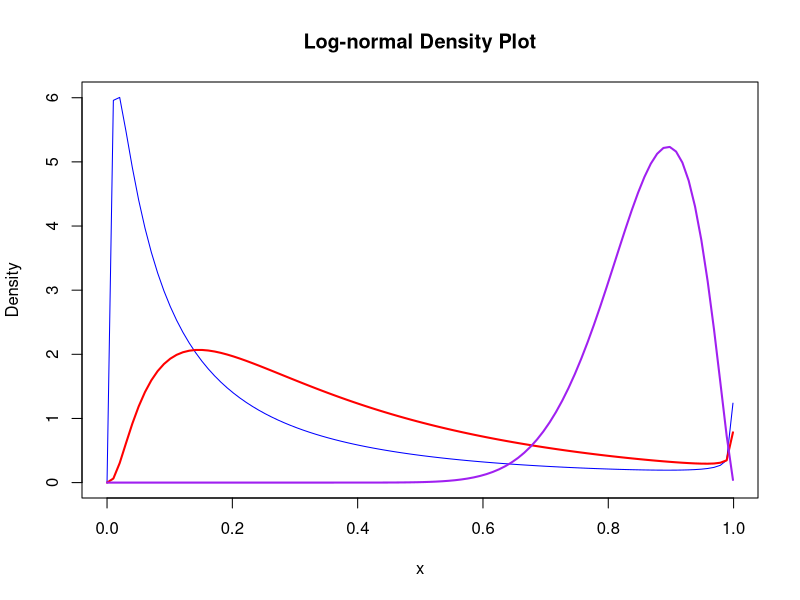

Source code (R):
# Define the parameters
n <- 43  # Number of trials (total mutations)
p <- 0.5  # Probability of success (proportion of shared mutations)

# Generate the probability values
probabilities <- dbinom(0:42, size = 42, prob = p)

# Update the first 7 rows with the specified probability value
probabilities[1:6] <- 0.001
probabilities[7] <- 0.137
# Convert the vector to a column vector
probabilities
# Create the data frame
probability <- data.frame(Probability = probabilities)

##############
# Define the number of rows and columns
num_rows <- 43
num_cols <- 100

# Create a vector of zeros
zero_vector <- rep(0, num_rows * num_cols)

# Reshape the vector into a matrix with the desired dimensions
zero_matrix <- matrix(zero_vector, nrow = num_rows, ncol = num_cols)

# Create the data frame from the matrix
mutation <- as.data.frame(zero_matrix)


##############


# Concatenate probability and mutation data frames
details <- cbind(probability, mutation)

# Rename the data frame
details <- setNames(details, c("probability", paste0("Tumour Pair", 1:100)))

# View the resulting data frame

details[, 2] <- c(rep(1, 25), rep(2, 18), rep(0, nrow(details) - 43))
details[, 3] <- c(rep(1, 2), rep(2, 41), rep(0, nrow(details) - 43))
details[, 4] <- c(rep(2, 7), rep(2, 36), rep(0, nrow(details) - 43))
details[, 5] <- c(rep(2, 7), rep(2, 36), rep(0, nrow(details) - 43))
details[, 6] <- c(rep(2, 7), rep(2, 36), rep(0, nrow(details) - 43))
details[, 7] <- c(rep(1, 7), rep(2, 36), rep(0, nrow(details) - 43))
details[, 8] <- c(rep(1, 7), rep(2, 36), rep(0, nrow(details) - 43))
details[, 9] <- c(rep(1, 1), rep(2, 42), rep(0, nrow(details) - 43))
details[, 10] <- c(rep(1, 1), rep(2, 42), rep(0, nrow(details) - 43))
details[, 11] <- c(rep(1, 20), rep(2, 23), rep(0, nrow(details) - 43))
details[, 12] <- c(rep(1, 1), rep(2, 42), rep(0, nrow(details) - 43))
details[, 13] <- c(rep(1, 2), rep(2, 41), rep(0, nrow(details) - 43))
details[, 14] <- c(rep(1, 1), rep(2, 42), rep(0, nrow(details) - 43))
details[, 15] <- c(rep(1, 6), rep(2, 37), rep(0, nrow(details) - 43))
details[, 16] <- c(rep(2, 7), rep(2, 36), rep(0, nrow(details) - 43))
details[, 17] <- c(rep(1, 18), rep(2, 25), rep(0, nrow(details) - 43))
details[, 18] <- c(rep(2, 7), rep(2, 36), rep(0, nrow(details) - 43))
details[, 19] <- c(rep(2, 7), rep(2, 36), rep(0, nrow(details) - 43))
details[, 20] <- c(rep(2, 7), rep(2, 36), rep(0, nrow(details) - 43))
details[, 21] <- c(rep(1, 3), rep(2, 40), rep(0, nrow(details) - 43))
details[, 22] <- c(rep(1, 15), rep(2, 28), rep(0, nrow(details) - 43))
details[, 23] <- c(rep(2, 7), rep(2, 36), rep(0, nrow(details) - 43))
details[, 24] <- c(rep(1, 7), rep(2, 0), rep(0, nrow(details) - 7))
details[, 25] <- c(rep(2, 7), rep(2, 0), rep(0, nrow(details) - 7))
details[, 26] <- c(rep(1, 7), rep(2, 0), rep(0, nrow(details) - 7))
details[, 27] <- c(rep(1, 18), rep(2, 25), rep(0, nrow(details) - 43))
details[, 28] <- c(rep(2, 7), rep(2, 36), rep(0, nrow(details) - 43))
details[, 29] <- c(rep(1, 20), rep(2, 23), rep(0, nrow(details) - 43))
details[, 30] <- c(rep(2, 7), rep(2, 36), rep(0, nrow(details) - 43))
details[, 31] <- c(rep(1, 3), rep(2, 40), rep(0, nrow(details) - 43))
details[, 32] <- c(rep(1, 15), rep(2, 28), rep(0, nrow(details) - 43))
details[, 33] <- c(rep(1, 7), rep(2, 36), rep(0, nrow(details) - 43))
details[, 34] <- c(rep(1, 7), rep(2, 0), rep(0, nrow(details) - 7))
details[, 35] <- c(rep(2, 7), rep(2, 0), rep(0, nrow(details) - 7))
details[, 36] <- c(rep(2, 7), rep(2, 0), rep(0, nrow(details) - 7))
details[, 37] <- c(rep(1, 18), rep(2, 25), rep(0, nrow(details) - 43))
details[, 38] <- c(rep(1, 7), rep(2, 36), rep(0, nrow(details) - 43))
details[, 39] <- c(rep(1, 7), rep(2, 36), rep(0, nrow(details) - 43))
details[, 40] <- c(rep(2, 7), rep(2, 36), rep(0, nrow(details) - 43))
details[, 41] <- c(rep(1, 3), rep(2, 40), rep(0, nrow(details) - 43))
details[, 42] <- c(rep(1, 15), rep(2, 28), rep(0, nrow(details) - 43))
details[, 43] <- c(rep(2, 7), rep(2, 36), rep(0, nrow(details) - 43))
details[, 44] <- c(rep(2, 7), rep(2, 0), rep(0, nrow(details) - 7))
details[, 45] <- c(rep(2, 7), rep(2, 0), rep(0, nrow(details) - 7))
details[, 46] <- c(rep(2, 7), rep(2, 0), rep(0, nrow(details) - 7))
details[, 47] <- c(rep(1, 15), rep(2, 28), rep(0, nrow(details) - 43))
details[, 48] <- c(rep(1, 7), rep(2, 36), rep(0, nrow(details) - 43))
details[, 49] <- c(rep(1, 7), rep(2, 0), rep(0, nrow(details) - 7))
details[, 50] <- c(rep(1, 7), rep(2, 0), rep(0, nrow(details) - 7))
details[, 51] <- c(rep(1, 7), rep(2, 0), rep(0, nrow(details) - 7))
details[, 52] <- c(rep(1, 25), rep(2, 18), rep(0, nrow(details) - 43))
details[, 53] <- c(rep(1, 2), rep(2, 41), rep(0, nrow(details) - 43))
details[, 54] <- c(rep(2, 7), rep(2, 36), rep(0, nrow(details) - 43))
details[, 55] <- c(rep(2, 7), rep(2, 36), rep(0, nrow(details) - 43))
details[, 56] <- c(rep(2, 7), rep(2, 36), rep(0, nrow(details) - 43))
details[, 57] <- c(rep(1, 7), rep(2, 36), rep(0, nrow(details) - 43))
details[, 58] <- c(rep(1, 7), rep(2, 36), rep(0, nrow(details) - 43))
details[, 59] <- c(rep(1, 1), rep(2, 42), rep(0, nrow(details) - 43))
details[, 60] <- c(rep(1, 1), rep(2, 42), rep(0, nrow(details) - 43))
details[, 61] <- c(rep(1, 20), rep(2, 23), rep(0, nrow(details) - 43))
details[, 62] <- c(rep(1, 1), rep(2, 42), rep(0, nrow(details) - 43))
details[, 63] <- c(rep(1, 2), rep(2, 41), rep(0, nrow(details) - 43))
details[, 64] <- c(rep(1, 1), rep(2, 42), rep(0, nrow(details) - 43))
details[, 65] <- c(rep(1, 6), rep(2, 37), rep(0, nrow(details) - 43))
details[, 66] <- c(rep(2, 7), rep(2, 36), rep(0, nrow(details) - 43))
details[, 67] <- c(rep(1, 18), rep(2, 25), rep(0, nrow(details) - 43))
details[, 68] <- c(rep(1, 7), rep(2, 36), rep(0, nrow(details) - 43))
details[, 69] <- c(rep(2, 7), rep(2, 36), rep(0, nrow(details) - 43))
details[, 70] <- c(rep(2, 7), rep(2, 36), rep(0, nrow(details) - 43))
details[, 71] <- c(rep(1, 3), rep(2, 40), rep(0, nrow(details) - 43))
details[, 72] <- c(rep(1, 15), rep(2, 28), rep(0, nrow(details) - 43))
details[, 73] <- c(rep(2, 7), rep(2, 36), rep(0, nrow(details) - 43))
details[, 74] <- c(rep(1, 7), rep(2, 0), rep(0, nrow(details) - 7))
details[, 75] <- c(rep(2, 7), rep(2, 0), rep(0, nrow(details) - 7))
details[, 76] <- c(rep(1, 7), rep(2, 0), rep(0, nrow(details) - 7))
details[, 77] <- c(rep(1, 18), rep(2, 25), rep(0, nrow(details) - 43))
details[, 78] <- c(rep(2, 7), rep(2, 36), rep(0, nrow(details) - 43))
details[, 79] <- c(rep(1, 20), rep(2, 23), rep(0, nrow(details) - 43))
details[, 80] <- c(rep(2, 7), rep(2, 36), rep(0, nrow(details) - 43))
details[, 81] <- c(rep(1, 3), rep(2, 40), rep(0, nrow(details) - 43))
details[, 82] <- c(rep(1, 15), rep(2, 28), rep(0, nrow(details) - 43))
details[, 83] <- c(rep(1, 7), rep(2, 36), rep(0, nrow(details) - 43))
details[, 84] <- c(rep(1, 7), rep(2, 0), rep(0, nrow(details) - 7))
details[, 85] <- c(rep(2, 7), rep(2, 0), rep(0, nrow(details) - 7))
details[, 86] <- c(rep(2, 7), rep(2, 0), rep(0, nrow(details) - 7))
details[, 87] <- c(rep(1, 18), rep(2, 25), rep(0, nrow(details) - 43))
details[, 88] <- c(rep(1, 7), rep(2, 36), rep(0, nrow(details) - 43))
details[, 89] <- c(rep(1, 7), rep(2, 36), rep(0, nrow(details) - 43))
details[, 90] <- c(rep(2, 7), rep(2, 36), rep(0, nrow(details) - 43))
details[, 91] <- c(rep(1, 3), rep(2, 40), rep(0, nrow(details) - 43))
details[, 92] <- c(rep(1, 15), rep(2, 28), rep(0, nrow(details) - 43))
details[, 93] <- c(rep(2, 7), rep(2, 36), rep(0, nrow(details) - 43))
details[, 94] <- c(rep(2, 7), rep(2, 0), rep(0, nrow(details) - 7))
details[, 95] <- c(rep(2, 7), rep(2, 0), rep(0, nrow(details) - 7))
details[, 96] <- c(rep(2, 7), rep(2, 0), rep(0, nrow(details) - 7))
details[, 97] <- c(rep(1, 15), rep(2, 28), rep(0, nrow(details) - 43))
details[, 98] <- c(rep(1, 7), rep(2, 36), rep(0, nrow(details) - 43))
details[, 99] <- c(rep(1, 7), rep(2, 0), rep(0, nrow(details) - 7))
details[, 100] <- c(rep(1, 7), rep(2, 0), rep(0, nrow(details) - 7))
details[, 101] <- c(rep(1, 7), rep(2, 0), rep(0, nrow(details) - 7))




# Convert details data frame to a matrix
details_matrix <- as.matrix(details)



#########################
# calculates the density of a log-normal distribution at specified points in the vector xigrid
xidens <- function(pmu, psig, xigrid) { sapply(xigrid, function(x) dlnorm(-log(1-x), pmu, psig)/(1-x)) }

tolerance=0.000001
pmu1=-2;psig1=1.5
pmu2=-1;psig2=1
pmu3=0.7;psig3=0.3
# Define xigrid
xigrid <- seq(0.000001, 0.999, length.out = 100)  # Example: 100 grid points from 0 to 1


# Compute the density
density1 <- xidens(pmu1, psig1, xigrid)
density2 <- xidens(pmu2, psig2, xigrid)
density3 <- xidens(pmu3, psig3, xigrid)


# Plot the density
plot(xigrid, density1,col="blue" ,type = "l", xlab = "x", ylab = "Density", main = "Log-normal Density Plot")
lines(xigrid, density2, col = "red", lwd = 2)
lines(xigrid, density3, col = "purple", lwd = 2)


############################################################################

# grid.lik=calculate the likelihood of a set of mutations 
grid.lik <- function(xigrid, mutns, probamut) {
  # find the index of shared and private mutations for each case
  mutidx <- apply(mutns, 2, function(muts) {
    ishared <- which(muts==1)
    iprivate <- which(muts==2)
    list(ishared, iprivate)
  })
  sapply(xigrid, function(xi, probamut, mutidx) {
    # p is the conditional prob of shared mutation
    p <- {xi + {1-xi}*probamut}/{xi + {1-xi}*{2-probamut}}
    # helper vectors
    logp <- log(p)
    log1p <- log(1-p)                    # ii represents an element of mutidx, ii is automatically taken from mutidx
    # unlist =convert the resulting list into a vector.
    # lapply = apply a given function to each element of a list or vector.
    unlist(lapply(mutidx, function(ii, logp, log1p) {  # sub function computes the likelihood for each case based on the indices of shared and private mutations, and the corresponding logarithms of conditional probabilities.   
      exp(sum(logp[ii[[1]]]) + sum(log1p[ii[[2]]]))  # sum(logp[ii[[1]]]=sum of logarithms of the conditional probabilities for shared mutations.
    }, logp, log1p))                                 # sum(log1p[ii[[2]]])=sum of logarithms of the conditional probabilities for private mutations.
  }, probamut, mutidx)
}

mutmat=details_matrix
probamut <- mutmat[, 1]
mutns <- mutmat[, -1]




#grid.lik(xigrid, mutns, probamut)





#############################################################################

#____________________       Auxiliary functions


clonEM <- function(mutmat, init.para, xigrid, conv.crit, niter) {
  
  probamut <- mutmat[, 1]
  mutns <- mutmat[, -1]
  # number of cases
  ncase <- ncol(mutns)
  # number of grid points
  ngrid <- length(xigrid)
  # initialize parameters (mu, sigma, pi)
  para <- init.para
  # probability of matches for given clonality signal
  pYj0 <- grid.lik(0, mutns, probamut)
  pYj <- grid.lik(xigrid, mutns, probamut)
  # clonality signal density for xigrid
  g <- xidens(para[1], para[2], xigrid)
  gj <- rep(0, ngrid)
  vxij <- exij <- vpij <- rep(NA_real_, ncase)
  zz <- log(-log(1-xigrid))
  
  # E-step
  for(j in 1:ncase) {
    # product density
    gj <- pYj[j,]*g
    # integral
    igj <- sum(gj)/ngrid
    # conditional estimate of case being clonal (## clonality probabilities (vpij))
    vpij[j] <- para[3]*igj/((1-para[3])*pYj0[j] + para[3]*igj)
    # expected value of zz 
    exij[j] <- sum(zz*gj)/sum(gj)
    # variance of zz 
    vxij[j] <- sum((zz^2)*gj)/sum(gj) - exij[j]^2
  }
  #M-step
  # estimate the parameters from maximizing the conditional expectation
  para[1] <- sum(vpij*exij)/sum(vpij)
  para[2] <- max(0.1, sqrt(sum(vpij*(exij - para[1])^2)/sum(vpij)))
  para[3] <- sum(vpij)/ncase
  # iterate through the parameters
  ii <- 1
  conv <- 0
  while(conv == 0 & ii <= niter) {
    prev <- para
    g <- xidens(para[1], para[2], xigrid)
    for(j in 1:ncase) { 
      gj <- pYj[j,]*g
      igj <- sum(gj)/ngrid
      vpij[j] <- para[3]*igj/((1-para[3])*pYj0[j] + para[3]*igj)
      exij[j] <- sum(zz*gj)/sum(gj)
    }
    para[1] <- sum(vpij*exij)/sum(vpij)
    # variance is expectation of variance + variance of expectation
    vxi <- sum(vpij*vxij)/sum(vpij) + sum(vpij*(exij - para[1])^2)/sum(vpij)
    # lower bound sigma by 0.1
    para[2] <- max(0.1, sqrt(vxi))
    para[3] <- sum(vpij)/ncase
    #convergence reached
    #if( max(abs(para - prev)) < conv.crit ) conv <- 1
    if (!any(is.na(para)) && !any(is.na(prev)) && max(abs(para - prev), na.rm = TRUE) < conv.crit) conv <- 1
    
    ii <- ii + 1
  }
  return( list(para = para, n.iter = (ii-1), convergence = conv) )
}


########

# Prepare initial parameters (mu, sigma, pi)
init.para <- c(0.7, 0.3, 0.75)  # You may need to adjust these initial values based on your data and prior knowledge.

# Define xigrid
xigrid <- seq(0.00001, 0.999, length.out = 500)

# Set convergence criterion and maximum number of iterations
conv.crit <- 0.001
niter <- 1000

# Call the clonEM function
result_10 <- clonEM(mutmat, init.para, xigrid, conv.crit, niter)


##


# Prepare initial parameters (mu, sigma, pi)
init.para <- c(-1, 1, 0.75)  # You may need to adjust these initial values based on your data and prior knowledge.

# Define xigrid
xigrid <- seq(0.00001, 0.999, length.out = 500)

# Set convergence criterion and maximum number of iterations
conv.crit <- 0.001
niter <- 1000

# Call the clonEM function
result_11 <- clonEM(mutmat, init.para, xigrid, conv.crit, niter)



# Prepare initial parameters (mu, sigma, pi)
init.para <- c(-2, 1.5, 0.75)  # You may need to adjust these initial values based on your data and prior knowledge.

# Define xigrid
xigrid <- seq(0.00001, 0.999, length.out = 500)

# Set convergence criterion and maximum number of iterations
conv.crit <- 0.001
niter <- 1000

# Call the clonEM function
result_12 <- clonEM(mutmat, init.para, xigrid, conv.crit, niter)



# Print the result

print(result_10)
print(result_11)
print(result_12)



pi_est = c(result_10$para[3],result_11$para[3],result_12$para[3])
pi_est

cat('true pi=0.75, mu=-2,sigma=1.5, estimated pi=',result_10$para[3],'\n')
cat('true pi=0.75, mu=-1,sigma=1, estimated pi=',result_11$para[3],'\n')
cat('true pi=0.75, mu=0.7,sigma=0.3, estimated pi=',result_12$para[3],'\n')


